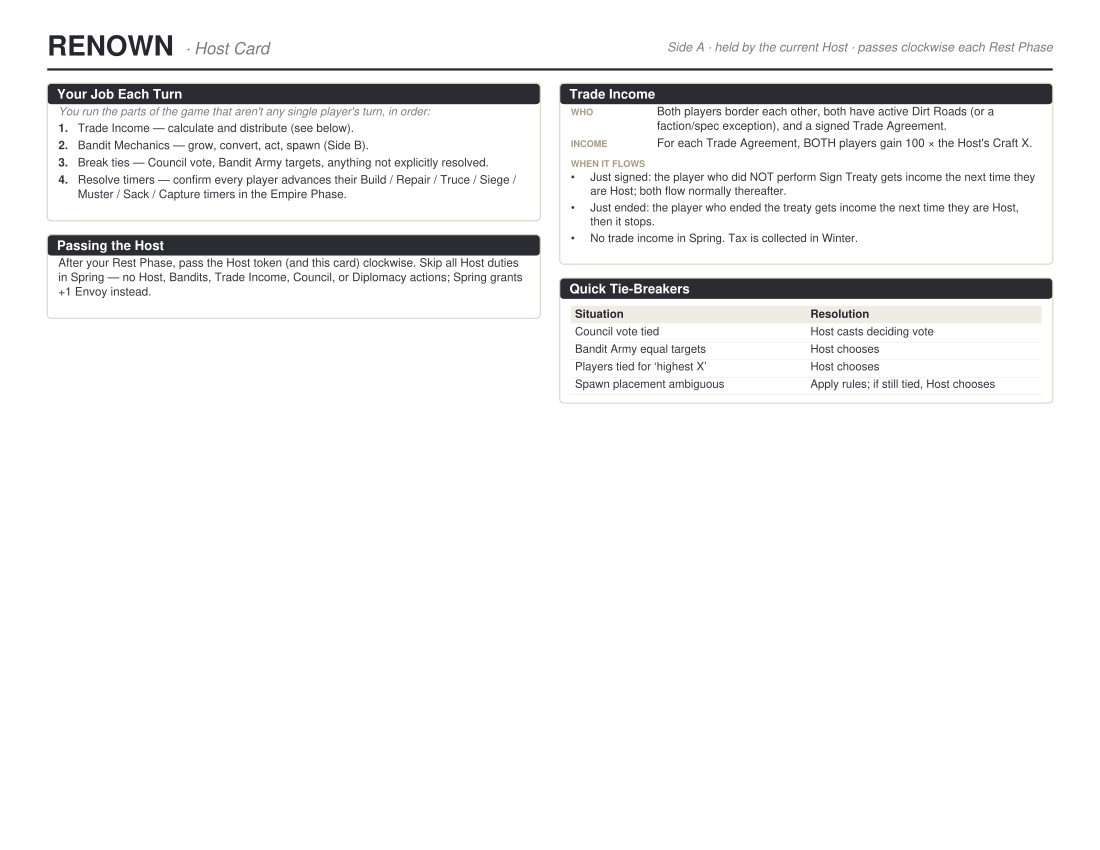

This chart was generated by the following Python code:
#!/usr/bin/env python
# host_sheet.py - Host Card, front & back (landscape Letter), generated from
# renown_data so the drift-prone values (camp size, army threshold, growth,
# Cunning trigger, trade multiplier, spawn rule) can never go stale. Mirrors the
# font/geometry conventions of playstyle_reference.py.
# Usage:  python host_sheet.py [out.pdf]     (default: cards/host_sheet.pdf)
import sys, os
from reportlab.pdfgen import canvas
from reportlab.lib.pagesizes import letter, landscape
from reportlab.lib.colors import HexColor, Color
from reportlab.pdfbase import pdfmetrics
from reportlab.pdfbase.ttfonts import TTFont
import renown_data as rd

# ---- fonts (EB Garamond; Helvetica fallback) ----
SERIF, SERIF_B, SERIF_I = "Helvetica", "Helvetica-Bold", "Helvetica-Oblique"
for face, fn in [("EBG", "EBGaramond-Regular.ttf"), ("EBG-B", "EBGaramond-Bold.ttf"),
                 ("EBG-I", "EBGaramond-Italic.ttf")]:
    for base in ("/root/.fonts", "fonts", "."):
        p = os.path.join(base, fn)
        if os.path.exists(p):
            try:
                pdfmetrics.registerFont(TTFont(face, p))
                if   face == "EBG":   SERIF = "EBG"
                elif face == "EBG-B": SERIF_B = "EBG-B"
                elif face == "EBG-I": SERIF_I = "EBG-I"
            except Exception:
                pass
            break

# ---- palette (matches playstyle_reference) ----
INK   = HexColor("#26262e"); MUTE = HexColor("#7a7a82"); TAG = HexColor("#a59a82")
CUN   = HexColor("#1c1c20"); GOLD = HexColor("#C6A024"); RED = HexColor("#9E2B25")
HEADBG = HexColor("#2b2b32"); BOXBG = HexColor("#faf8f3"); GRIDC = HexColor("#d9d4c8")
LINE  = HexColor("#efece4"); META = HexColor("#33333b")

# ---- data pulled live from renown_data (the whole point) ----
CAMP_START = rd.BANDIT_CAMP_START
ARMY_THRESH = rd.BANDIT_ARMY_THRESHOLD
GROWTH = rd.BANDIT_GROWTH_PER_ERA
BEH = rd.BANDIT_BEHAVIOR
TR = rd.TRADE_RULES
SPAWN = rd.BANDITS.get("Spawn a Bandit Camp", "")
DOMVAL = rd.BANDITS.get("Bandit Domain Value", "")
# Cunning-trigger threshold parsed from the behavior text so it tracks the data.
import re as _re
_m = _re.search(r"(\d+)\+?\s*retinues", BEH.get("Cunning Roll", ""))
CUNNING_MIN = _m.group(1) if _m else "?"
# Armament-by-era: use renown_data if present, else a local fallback (add
# BANDIT_ARMAMENT_BY_ERA to renown_data to make this single-source too).
ARMAMENT = getattr(rd, "BANDIT_ARMAMENT_BY_ERA", {
    "Founding":  "Cudgels + Cloth",
    "Ascension": "Arming Swords + Kite Shields + Leather",
    "Eminence":  "Halberds + Chainmail",
    "Zenith":    "Battle Axes + Full Plate",
})

PAGE_W, PAGE_H = landscape(letter)     # 792 x 612
MX, MT, MB = 34, 26, 24

def wrap(c, text, font, size, maxw):
    words, lines, cur = text.split(), [], ""
    for w in words:
        t = (cur + " " + w).strip()
        if c.stringWidth(t, font, size) <= maxw:
            cur = t
        else:
            if cur: lines.append(cur)
            cur = w
    if cur: lines.append(cur)
    return lines

def header(c, title, subtitle):
    ty = PAGE_H - MT - 14
    c.setFillColor(INK); c.setFont(SERIF_B, 20); c.drawString(MX, ty, "RENOWN")
    w = c.stringWidth("RENOWN", SERIF_B, 20)
    c.setFont(SERIF_I, 12); c.setFillColor(MUTE)
    c.drawString(MX + w + 8, ty + 1, "\u00b7 " + title)
    c.setFont(SERIF_I, 9); c.setFillColor(MUTE)
    c.drawRightString(PAGE_W - MX, ty + 3, subtitle)
    ry = PAGE_H - MT - 24
    c.setStrokeColor(INK); c.setLineWidth(1.6); c.line(MX, ry, PAGE_W - MX, ry)
    return ry - 10

class Col:
    """A flowing column that draws boxed sections top-down."""
    def __init__(self, c, x, w, top, bottom):
        self.c, self.x, self.w, self.y, self.bottom = c, x, w, top, bottom

    def box(self, title, draw, est_h):
        c = self.c
        if self.y - est_h < self.bottom:   # (single-page layout: sections are tuned to fit)
            pass
        top = self.y
        # header bar
        c.setFillColor(HEADBG); c.roundRect(self.x, top - 15, self.w, 15, 3, stroke=0, fill=1)
        c.setFillColor(Color(1, 1, 1)); c.setFont(SERIF_B, 9.5)
        c.drawString(self.x + 7, top - 11, title)
        # body
        by = top - 15 - 8
        end_y = draw(c, self.x + 8, by, self.w - 16)
        # border around whole section
        c.setStrokeColor(GRIDC); c.setLineWidth(0.8)
        c.roundRect(self.x, end_y - 4, self.w, (top - (end_y - 4)), 3, stroke=1, fill=0)
        self.y = end_y - 4 - 10
        return self.y

def bullets(c, x, y, w, items, font=None, size=8.4, lead=10.4, gap=2, numbered=False):
    font = font or SERIF
    for i, it in enumerate(items, 1):
        mark = f"{i}." if numbered else "\u2022"
        c.setFont(SERIF_B if numbered else SERIF, size); c.setFillColor(META)
        c.drawString(x, y, mark)
        lines = wrap(c, it, font, size, w - 14)
        c.setFont(font, size); c.setFillColor(META)
        for ln in lines:
            c.drawString(x + 14, y, ln); y -= lead
        y -= gap
    return y

def keyval(c, x, y, w, rows, size=8.4, lead=10.4):
    for tag, val in rows:
        c.setFont(SERIF_B, 6.6); c.setFillColor(TAG); c.drawString(x, y, tag.upper())
        c.setFont(SERIF, size); c.setFillColor(META)
        yy = y
        for ln in wrap(c, val, SERIF, size, w - 62):
            c.drawString(x + 62, yy, ln); yy -= lead
        y = min(y - lead, yy) - 2
    return y

def table(c, x, y, w, headers, rows, size=8.2, rh=12.6):
    n = len(headers); cw = w / n
    c.setFillColor(LINE); c.rect(x, y - rh + 3, w, rh, stroke=0, fill=1)
    c.setFont(SERIF_B, size); c.setFillColor(INK)
    for i, h in enumerate(headers):
        c.drawString(x + i*cw + 3, y - rh + 7, h)
    y -= rh
    c.setFont(SERIF, size); c.setFillColor(META)
    for row in rows:
        for i, cell in enumerate(row):
            c.drawString(x + i*cw + 3, y - rh + 7, str(cell))
        c.setStrokeColor(LINE); c.setLineWidth(0.5); c.line(x, y - rh + 2, x + w, y - rh + 2)
        y -= rh
    return y

# ---------------- SIDE A: duties + trade ----------------
def side_a(c):
    top = header(c, "Host Card", "Side A \u00b7 held by the current Host \u00b7 passes clockwise each Rest Phase")
    gap = 14
    colw = (PAGE_W - 2*MX - gap) / 2
    L = Col(c, MX, colw, top, MB)
    R = Col(c, MX + colw + gap, colw, top, MB)

    def duties(c, x, y, w):
        c.setFont(SERIF_I, 8.2); c.setFillColor(MUTE)
        for ln in wrap(c, "You run the parts of the game that aren't any single player's turn, in order:", SERIF_I, 8.2, w):
            c.drawString(x, y, ln); y -= 10
        y -= 2
        return bullets(c, x, y, w, [
            "Trade Income \u2014 calculate and distribute (see below).",
            "Bandit Mechanics \u2014 grow, convert, act, spawn (Side B).",
            "Break ties \u2014 Council vote, Bandit Army targets, anything not explicitly resolved.",
            "Resolve timers \u2014 confirm every player advances their Build / Repair / Truce / Siege / Muster / Sack / Capture timers in the Empire Phase.",
        ], numbered=True)
    L.box("Your Job Each Turn", duties, 120)

    def passing(c, x, y, w):
        txt = ("After your Rest Phase, pass the Host token (and this card) clockwise. "
               "Skip all Host duties in Spring \u2014 no Host, Bandits, Trade Income, Council, or "
               "Diplomacy actions; Spring grants +1 Envoy instead.")
        c.setFont(SERIF, 8.4); c.setFillColor(META)
        for ln in wrap(c, txt, SERIF, 8.4, w):
            c.drawString(x, y, ln); y -= 10.4
        return y - 2
    L.box("Passing the Host", passing, 60)

    def trade(c, x, y, w):
        y = keyval(c, x, y, w, [
            ("Who", "Both players border each other, both have active Dirt Roads "
                    "(or a faction/spec exception), and a signed Trade Agreement."),
            ("Income", f"For each Trade Agreement, BOTH players gain {TR['income_per_craft']} \u00d7 the Host's Craft X."),
        ])
        y -= 2
        c.setFont(SERIF_B, 6.6); c.setFillColor(TAG); c.drawString(x, y, "WHEN IT FLOWS")
        y -= 10
        y = bullets(c, x, y, w, [
            "Just signed: the player who did NOT perform Sign Treaty gets income the next time they are Host; both flow normally thereafter.",
            "Just ended: the player who ended the treaty gets income the next time they are Host, then it stops.",
            f"No trade income in {TR['no_trade_season']}. Tax is collected in {TR['tax_season']}.",
        ], size=8.2, lead=10.0)
        return y
    R.box("Trade Income", trade, 150)

    def ties(c, x, y, w):
        return table(c, x, y, w, ["Situation", "Resolution"], [
            ["Council vote tied", "Host casts deciding vote"],
            ["Bandit Army equal targets", "Host chooses"],
            ["Players tied for \u2018highest X\u2019", "Host chooses"],
            ["Spawn placement ambiguous", "Apply rules; if still tied, Host chooses"],
        ])
    R.box("Quick Tie-Breakers", ties, 90)

# ---------------- SIDE B: bandit mechanics ----------------
def side_b(c):
    top = header(c, "Host Card", "Side B \u00b7 Bandit Mechanics \u00b7 resolved by the Host after Trade Income")
    gap = 14
    colw = (PAGE_W - 2*MX - gap) / 2
    L = Col(c, MX, colw, top, MB)
    R = Col(c, MX + colw + gap, colw, top, MB)

    def order(c, x, y, w):
        return bullets(c, x, y, w, [
            "Grow existing Bandit Camps (table at right).",
            f"Convert any Camp at {ARMY_THRESH}+ retinues into a Bandit Army.",
            f"Act \u2014 each Camp/Army of {CUNNING_MIN}+ retinues performs a Cunning Action (d3); each Bandit Army performs a Move.",
            SPAWN,
        ], numbered=True, size=8.4)
    L.box("Phase Order", order, 90)

    def cunning(c, x, y, w):
        c.setFont(SERIF, 8.4); c.setFillColor(META)
        for ln in wrap(c, DOMVAL, SERIF, 8.4, w):
            c.drawString(x, y, ln); y -= 10.4
        y -= 3
        c.setFont(SERIF_B, 6.6); c.setFillColor(TAG)
        c.drawString(x, y, f"CUNNING ACTION \u2014 CAMPS/ARMIES OF {CUNNING_MIN}+ (ROLL D3)"); y -= 10
        y = bullets(c, x, y, w, ["1 \u2014 Intercept Caravan", "2 \u2014 Raze", "3 \u2014 Destabilize"],
                    size=8.4, lead=10.0, gap=0)
        y -= 3
        c.setFont(SERIF_I, 7.8); c.setFillColor(MUTE)
        for ln in wrap(c, "All players Abstain Bandit actions; innate modifiers can still apply and may cause a Fail.", SERIF_I, 7.8, w):
            c.drawString(x, y, ln); y -= 9.6
        return y
    L.box("Cunning & Domain Value", cunning, 120)

    def army(c, x, y, w):
        c.setFont(SERIF, 8.4); c.setFillColor(META)
        for ln in wrap(c, BEH.get("Army Behavior", ""), SERIF, 8.4, w):
            c.drawString(x, y, ln); y -= 10.4
        y -= 3
        c.setFont(SERIF_B, 6.6); c.setFillColor(TAG); c.drawString(x, y, "ATTACKING A CAMP"); y -= 10
        c.setFont(SERIF, 8.4); c.setFillColor(META)
        for ln in wrap(c, BEH.get("Attacking", ""), SERIF, 8.4, w):
            c.drawString(x, y, ln); y -= 10.4
        return y
    L.box("Bandit Army & Attacking", army, 120)

    def growth(c, x, y, w):
        rows = [[era, f"+{g}"] for era, g in GROWTH.items()]
        y = table(c, x, y, w, ["Realm Era", "Retinues / turn"], rows)
        y -= 4
        c.setFont(SERIF_I, 7.8); c.setFillColor(MUTE)
        for ln in wrap(c, f"New Camps start at {CAMP_START} retinues. Camps and Armies grow each turn but never exceed {ARMY_THRESH}; a Camp becomes a Bandit Army at {ARMY_THRESH}. After casualties they regrow toward {ARMY_THRESH}.", SERIF_I, 7.8, w):
            c.drawString(x, y, ln); y -= 9.6
        return y
    R.box("Growth Table", growth, 100)

    def armament(c, x, y, w):
        rows = [[era, eq] for era, eq in ARMAMENT.items()]
        return table(c, x, y, w, ["Realm Era", "Equipment"], rows, size=7.8)
    R.box("Armament by Realm Era", armament, 90)

    def domval(c, x, y, w):
        rows = [
            ["Camp start size", f"{CAMP_START} retinues"],
            ["Becomes an Army", f"{ARMY_THRESH}+ retinues"],
            ["Cunning trigger", f"{CUNNING_MIN}+ retinues"],
            ["Domain Value", "+1 Cunning & +1 Prowess per 5 retinues"],
        ]
        return table(c, x, y, w, ["Key value", "Current"], rows, size=8.0)
    R.box("Key Bandit Values", domval, 90)

def build(out):
    c = canvas.Canvas(out, pagesize=(PAGE_W, PAGE_H))
    side_a(c); c.showPage()
    side_b(c); c.showPage()
    c.save()
    print("host sheet ->", out)

if __name__ == "__main__":
    out = sys.argv[1] if len(sys.argv) > 1 else os.path.join("cards", "host_sheet.pdf")
    d = os.path.dirname(out)
    if d and not os.path.exists(d):
        os.makedirs(d, exist_ok=True)
    build(out)
